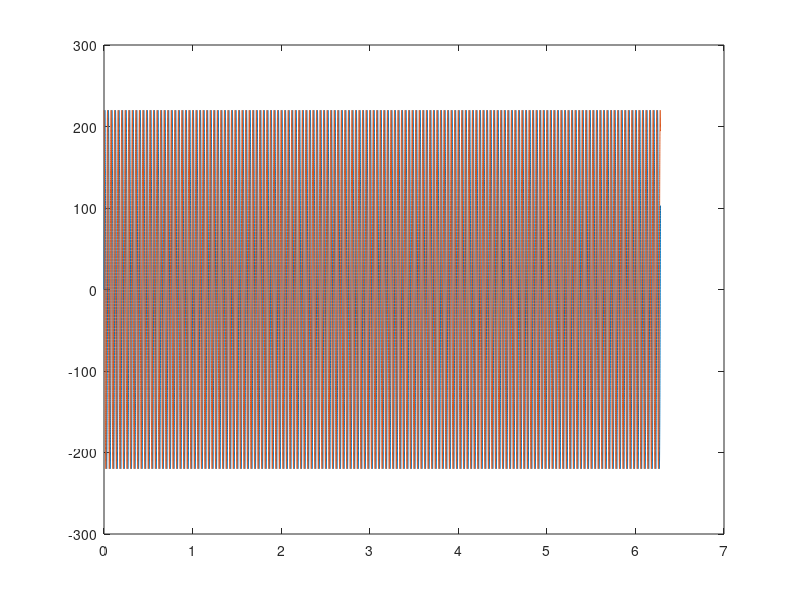

Write the MATLAB code that produced this figure.
    WaveGen = @(f,phi,t) sin(2*pi*f*t+phi);
    t=0:0.0001:2*pi;
    f=25;
    u_u=220*WaveGen(f,0,t);
    u_v=220*WaveGen(f,-2/3*pi,t);
    u_w=220*WaveGen(f,-4/3*pi,t);
    k=2/3;
	u_1a = k*(u_u-0.5*u_v-0.5*u_w);
	u_1b = k*(0-sqrt(3)/2*u_v+sqrt(3)/2*u_w);
    plot(t,u_1a,t,u_1b)